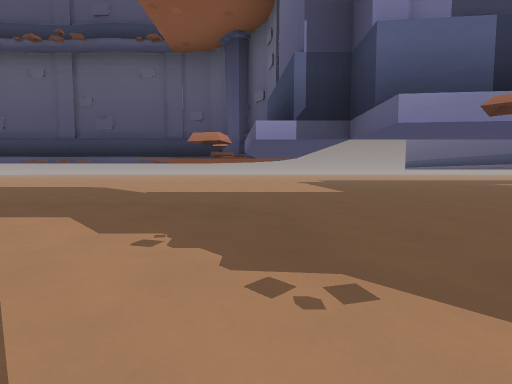
[1] (above)

24 first-person views from a walk through a 3-D level made in the Godot game engine. The camera is 1.2 m above the floor, tilts 4° down and sees 85° across. The floor is counted in squares, 2 m on a side. Each view is taken from the middle of a square. On the plan, view 1 faces up. The plan holds only what a view shows up to about 9 squares ahead; the rest is blank. The place goes on beyond the plan. Characters and animated objects are left out.

[2]
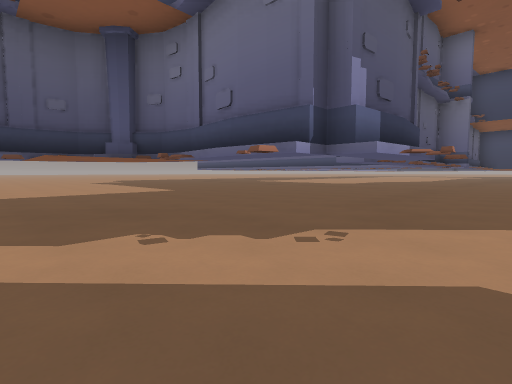

[3]
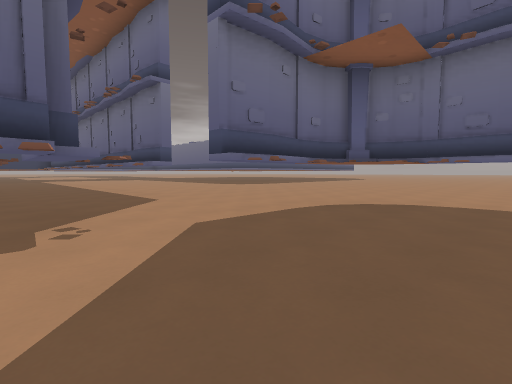

[4]
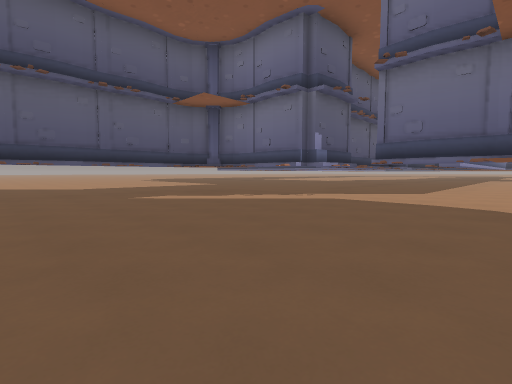

[5]
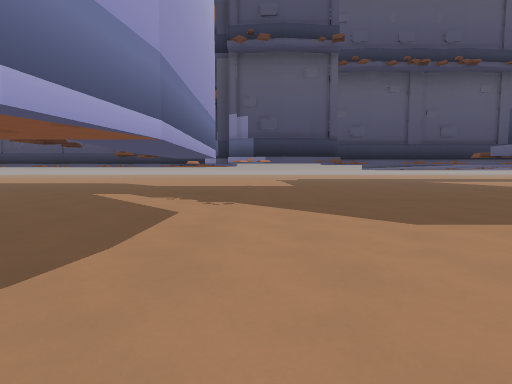

[6]
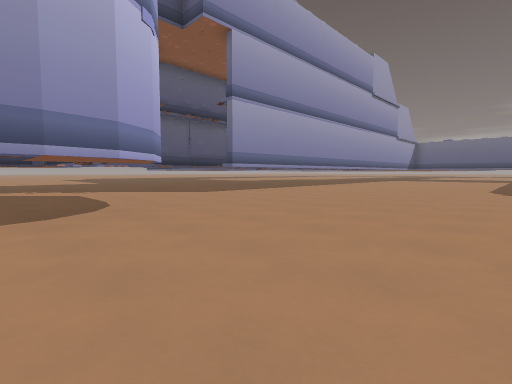

[7]
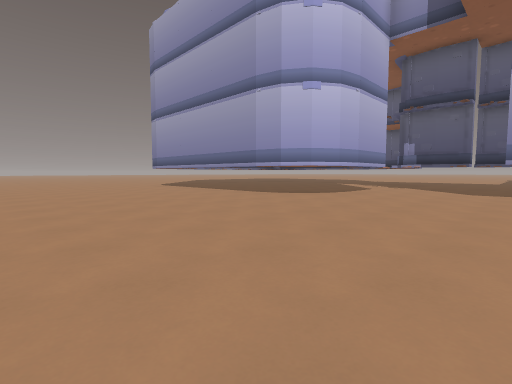

[8]
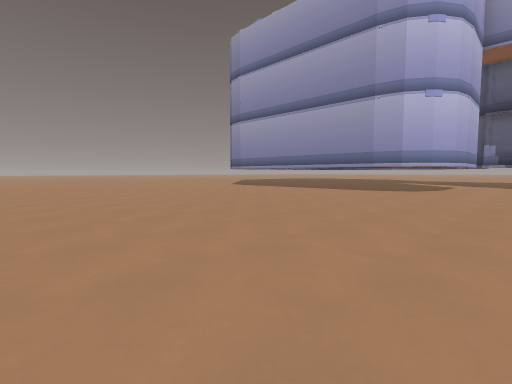

[9]
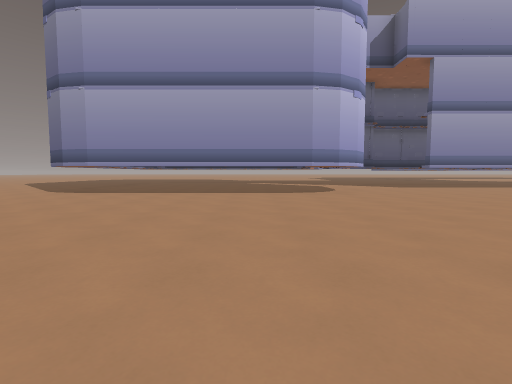

[10]
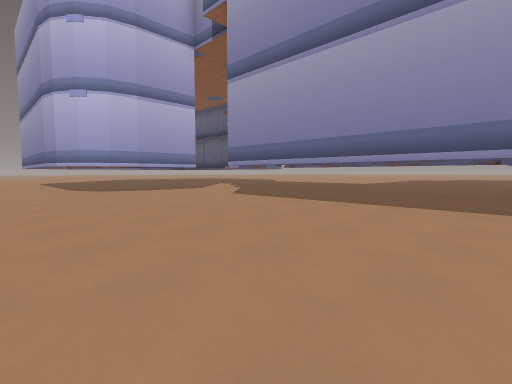

[11]
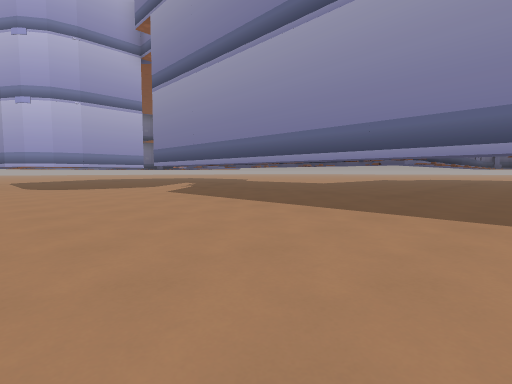

[12]
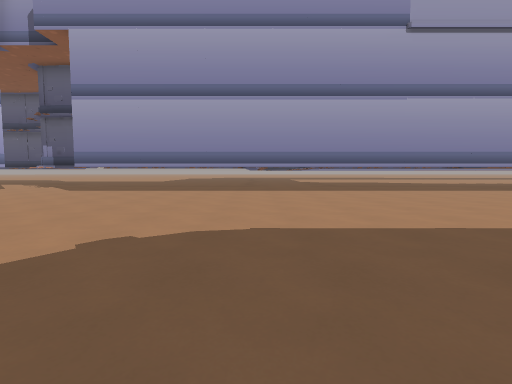

[13]
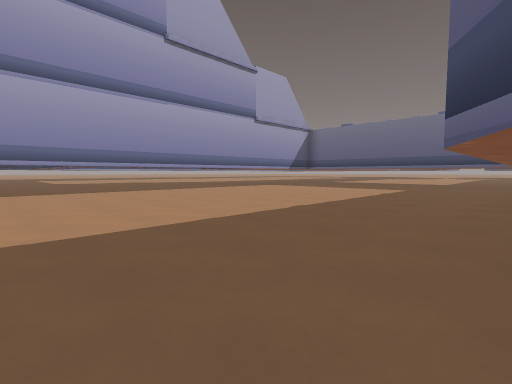

[14]
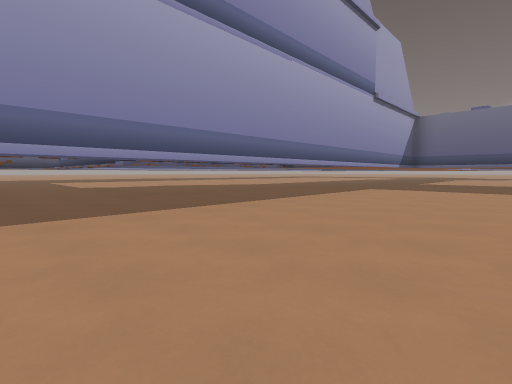

[15]
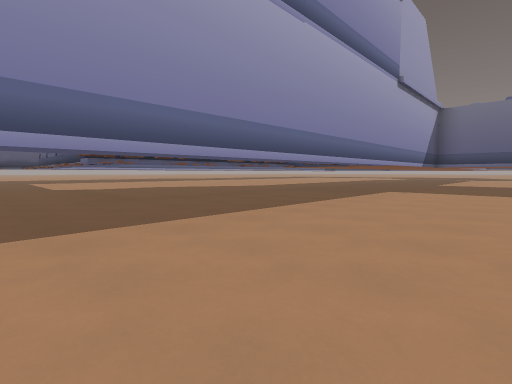

[16]
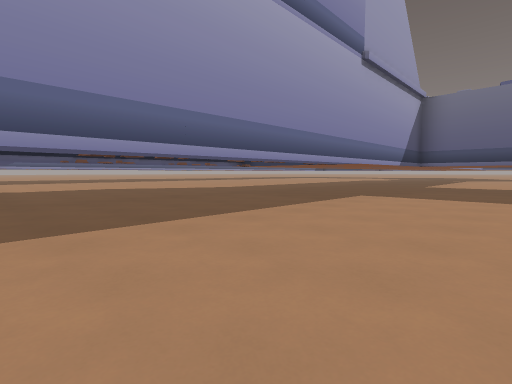

[17]
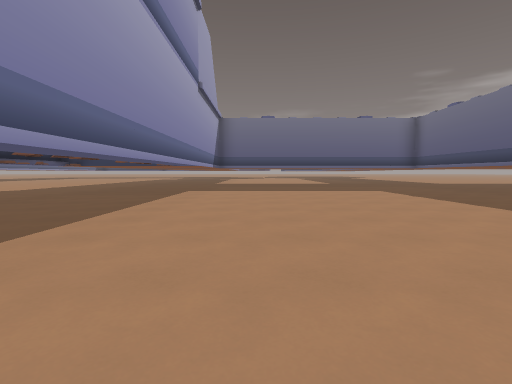

[18]
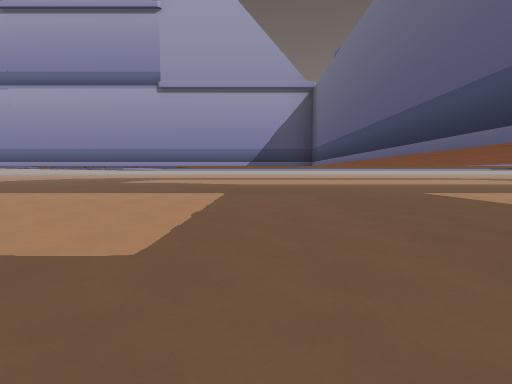

[19]
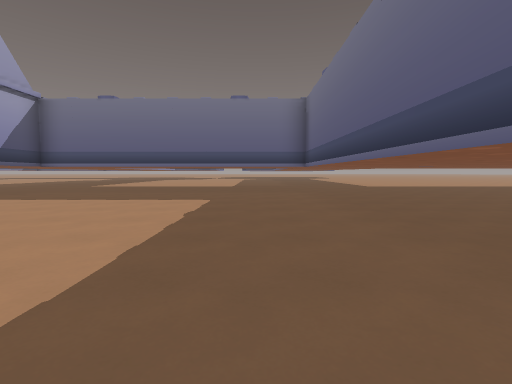

[20]
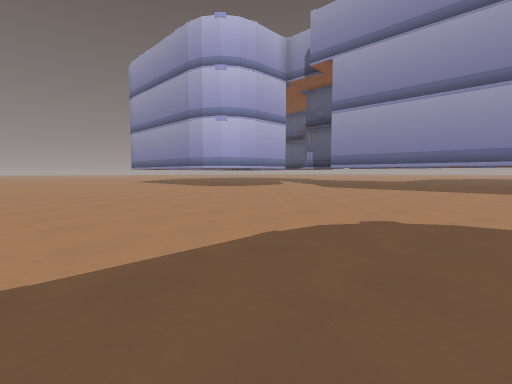

[21]
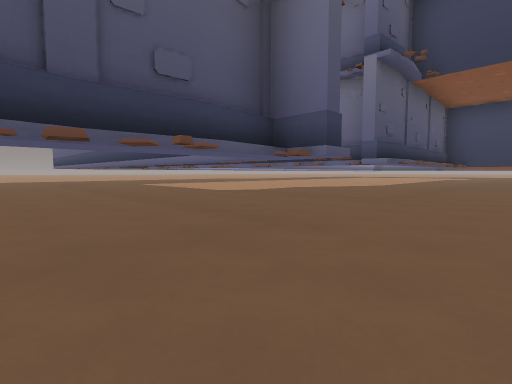

[22]
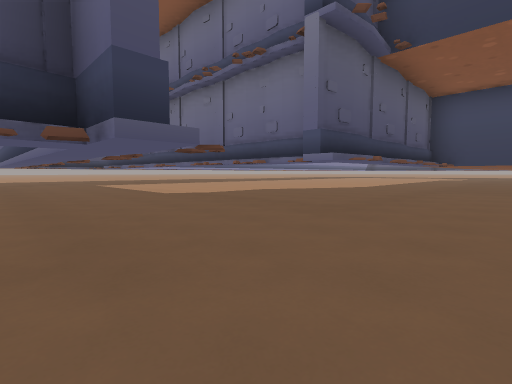

[23]
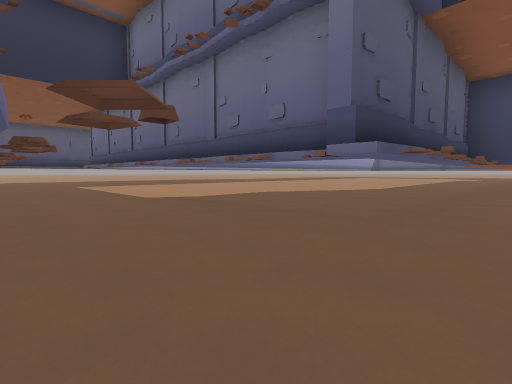

[24]
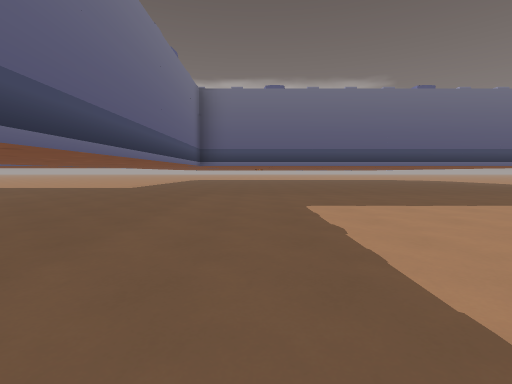

### Floor plan
Key: @ floor where view 1 was taken; # wall or solid block; . floor; T thing the floor can be seen under or through.
Columns run from 6 left of view 1 to 22 right of it. Each row starts with its distance up from view 1.
 12                 ..
 11      ..      .. ..
 10      ...     ..#..#
  9 ...............#..#
  8 ...............T..#
  7 ...............T..#
  6 ...............T..#
  5 #TTTTT ........T..#
  4 ..... T........T..#
  3 ......T........T..#
  2 ......T..TTTTTTT..#######
  1 .......TT...............#
  0 ......@.................#
 -1 ......T...TTTTTTTTTTTTTT#####
 -2 ......T.....................#
 -3 ..... T.....................#
 -4 ##TTTTT.....................#
 -5 ............................#
 -6 ............................#
 -7 ............................#
 -8 ............................#
 -9 ............................#
-10 ................#############
-11 ................
-12 .........
-13 .........

Positions as (right, up) in squares from view 1, and headings:
1: (0, 0), facing up
2: (-2, 0), facing up-right
3: (-3, 2), facing down-right
4: (-6, -3), facing up-right
5: (1, -4), facing up
6: (-2, -8), facing up-right
7: (4, -10), facing up-left
8: (2, -13), facing up-left
9: (-3, -12), facing up
10: (9, -6), facing up-left
11: (11, -5), facing up-left
12: (9, -10), facing up
13: (9, -10), facing up-right
14: (9, -5), facing up-right
15: (10, -4), facing up-right
16: (12, -4), facing up-right
17: (10, -3), facing right
18: (20, -9), facing up
19: (13, -8), facing right
20: (9, -11), facing up-left
21: (6, 0), facing up-right
22: (8, 0), facing up-right
23: (9, 1), facing up-right
24: (20, -2), facing down
